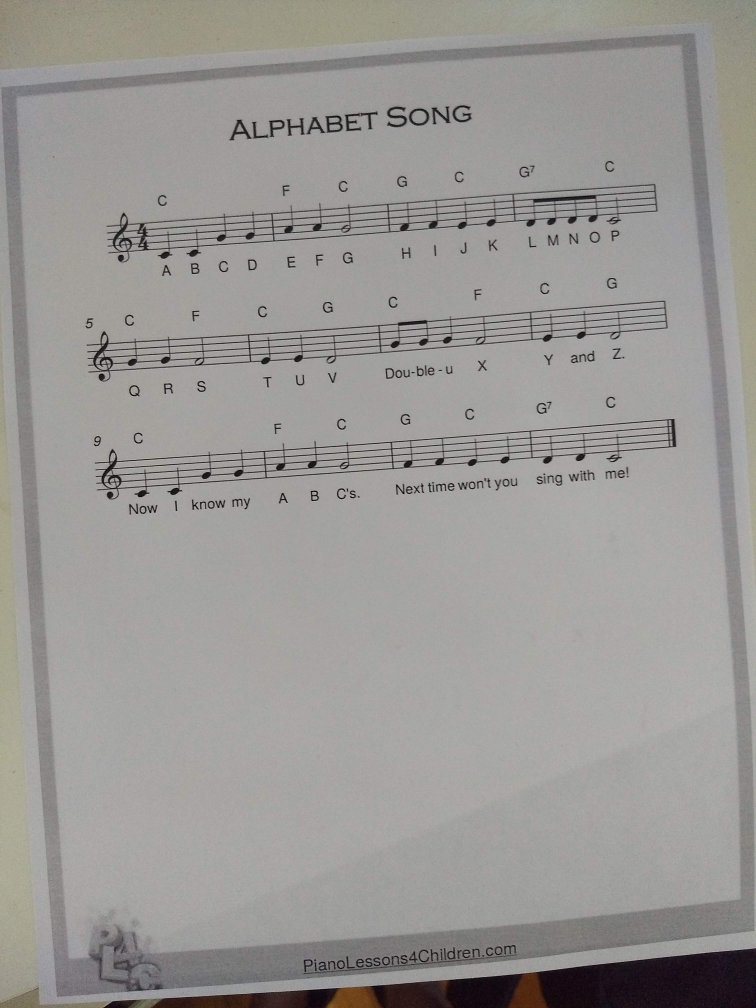
#> input picture project_ws/src/project_pkg/src/sheet_music/images/IMG_20191122_104017923.jpg, 3024 x 4032 px (shown at 1/4 size)
$ python -i preprocessing.py   (imports and definitions only)   (older library calls are emulated)
#> lines starting #> are read from the running program, lines starting #| are printed output that depends on the picture
#> further down, picture is the input picture: shape (4032, 3024, 3); mean B, G, R 149.4, 151.8, 154.2
import cv2 as cv
import numpy as np
from extensions import show_wait_destroy
from extensions import width, height

# Apply binary thresholding to the image
# returned image will consist of values {0, 255}
# [8 lines left out: function binary_threshold, not called in this run]

def remove_shadows(img):
    rgb_planes = cv.split(img)

    result_planes = []
    result_norm_planes = []
    for plane in rgb_planes:
        dilated_img = cv.dilate(plane, np.ones((7,7), np.uint8))
        bg_img = cv.medianBlur(dilated_img, 21)
        diff_img = 255 - cv.absdiff(plane, bg_img)
        norm_img = cv.normalize(diff_img,None, alpha=0, beta=255, norm_type=cv.NORM_MINMAX, dtype=cv.CV_8UC1)
        result_planes.append(diff_img)
        result_norm_planes.append(norm_img)
#> this loop made 3 passes
#> pass 1, in remove_shadows, `dilated_img = cv.dilate(plane, np.ones((7,7), np.uint8))`:
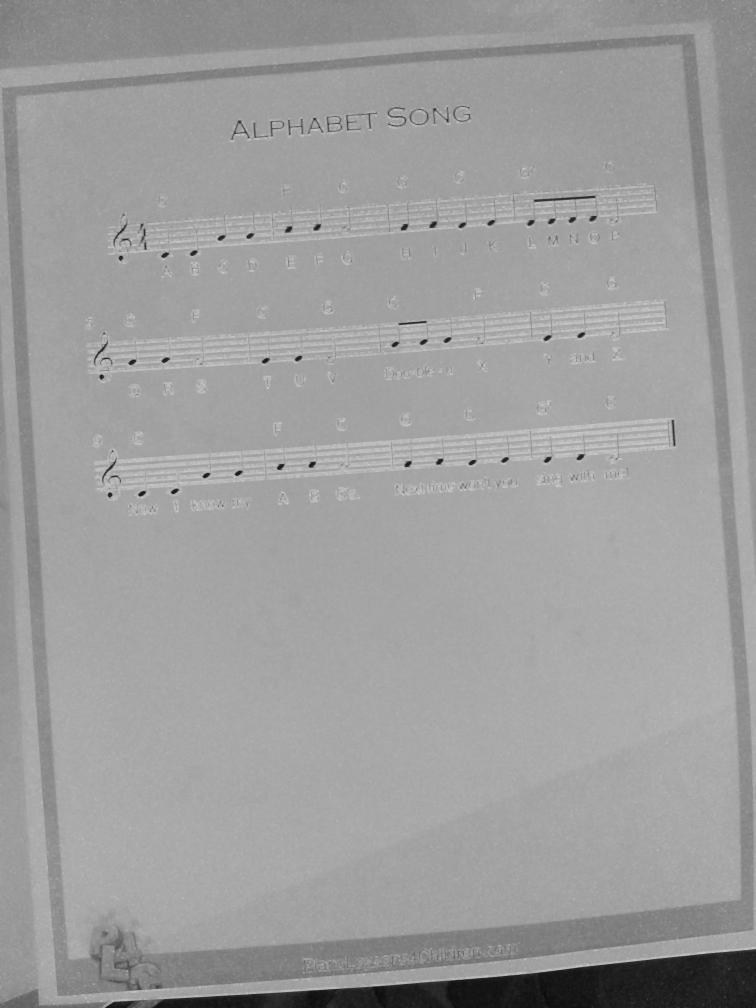
#> dilated_img: shape (4032, 3024) (shown at 1/4 size); min 8, max 207, mean 157.6
#> pass 1, in remove_shadows, `diff_img = 255 - cv.absdiff(plane, bg_img)`:
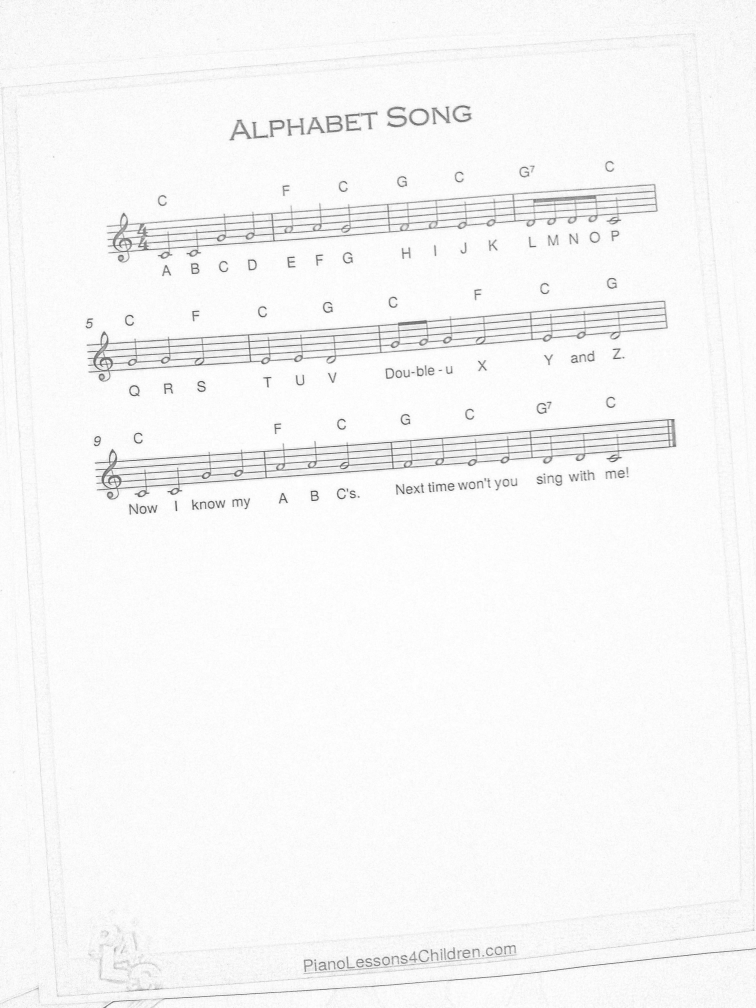
#> diff_img: shape (4032, 3024) (shown at 1/4 size); min 67, max 255, mean 246.8
#> after the loop:
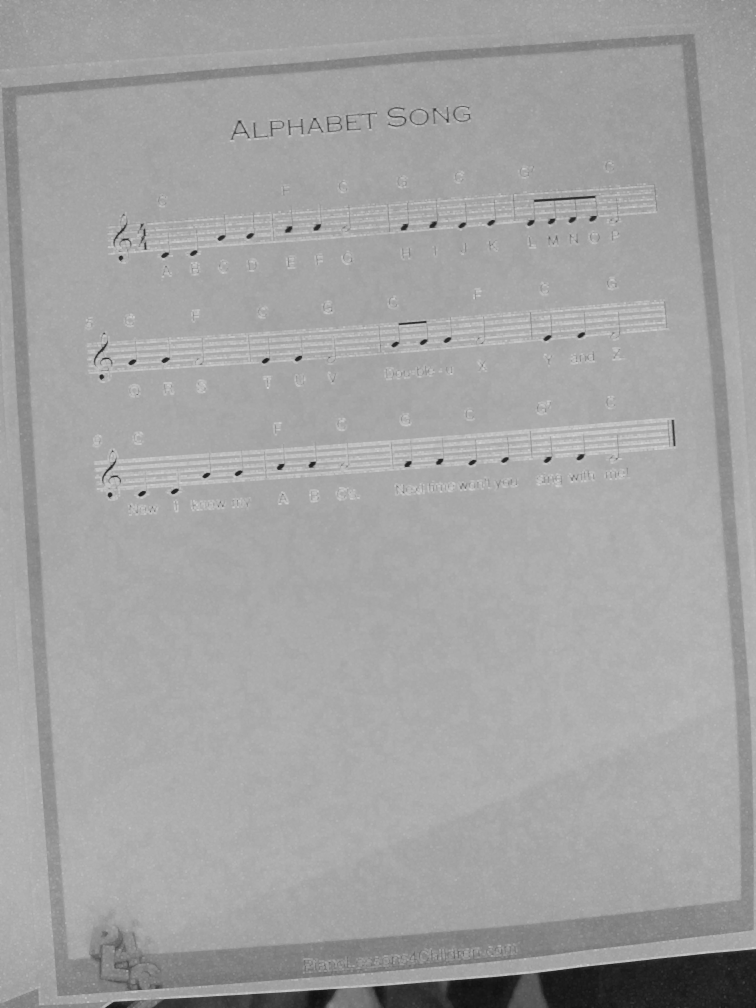
#> dilated_img: shape (4032, 3024) (shown at 1/4 size); min 15, max 212, mean 162.4
#> after the loop, result_norm_planes = 3 items; result_planes = 3 items

    result = cv.merge(result_planes)
    result_norm = cv.merge(result_norm_planes)

    return result, result_norm

# [53 lines left out: functions calc_runs, dist_to_nearest, remove_isolated_pixels, remove_text, not called in this run]

>>> import cv2
>>> picture = cv2.imread('images/IMG_20191122_104017923.jpg')
>>> result = remove_shadows(picture)

$ run again, on project_ws/src/project_pkg/src/sheet_music/images/IMG_20191122_104022368.jpg
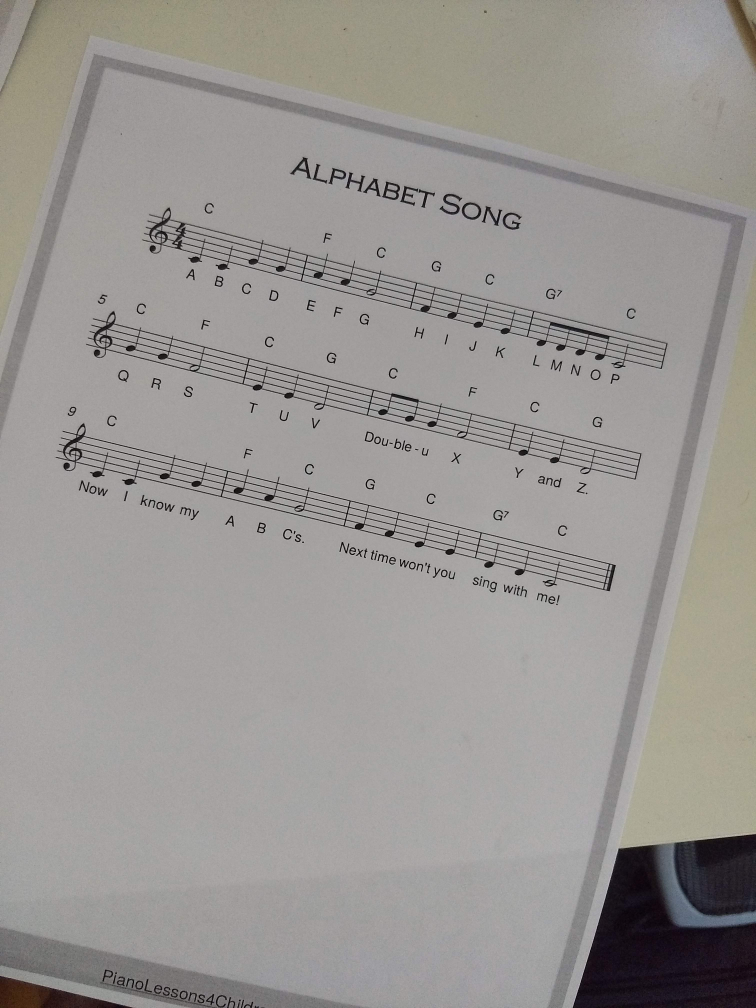
#> input picture project_ws/src/project_pkg/src/sheet_music/images/IMG_20191122_104022368.jpg, 3024 x 4032 px (shown at 1/4 size)
#> picture is the input picture: shape (4032, 3024, 3); mean B, G, R 146.9, 149.9, 153.3
#> the loop in remove_shadows, `for plane in rgb_planes:` made 3 passes
#> pass 1, in remove_shadows, `diff_img = 255 - cv.absdiff(plane, bg_img)`:
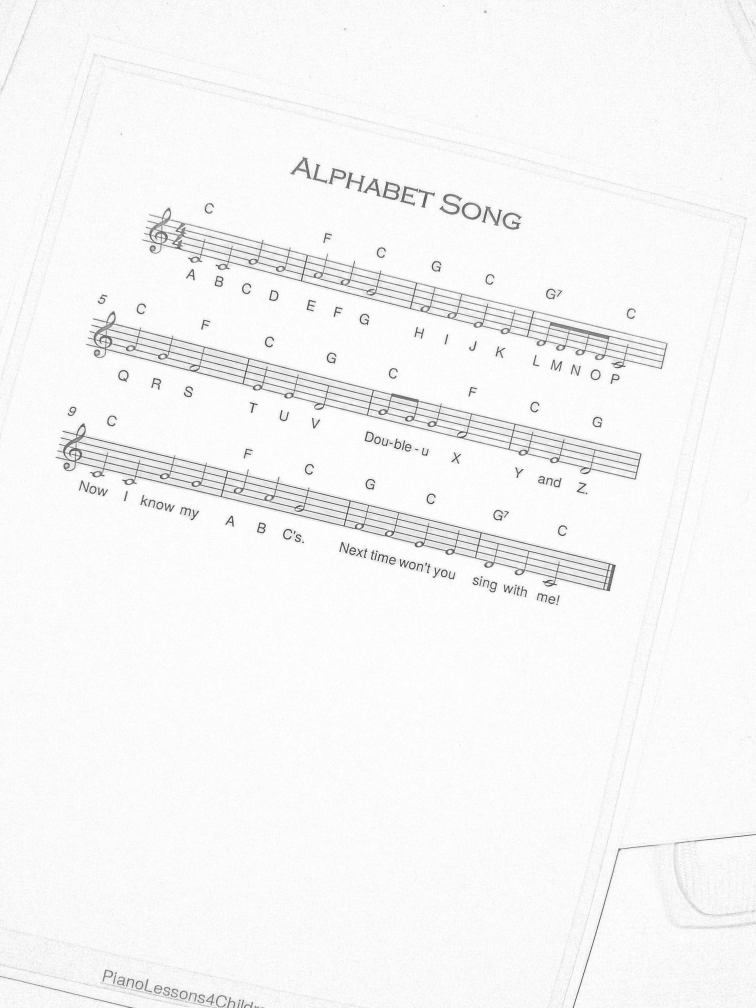
#> diff_img: shape (4032, 3024) (shown at 1/4 size); min 61, max 255, mean 246.4
#> after the loop in remove_shadows, `for plane in rgb_planes:`:
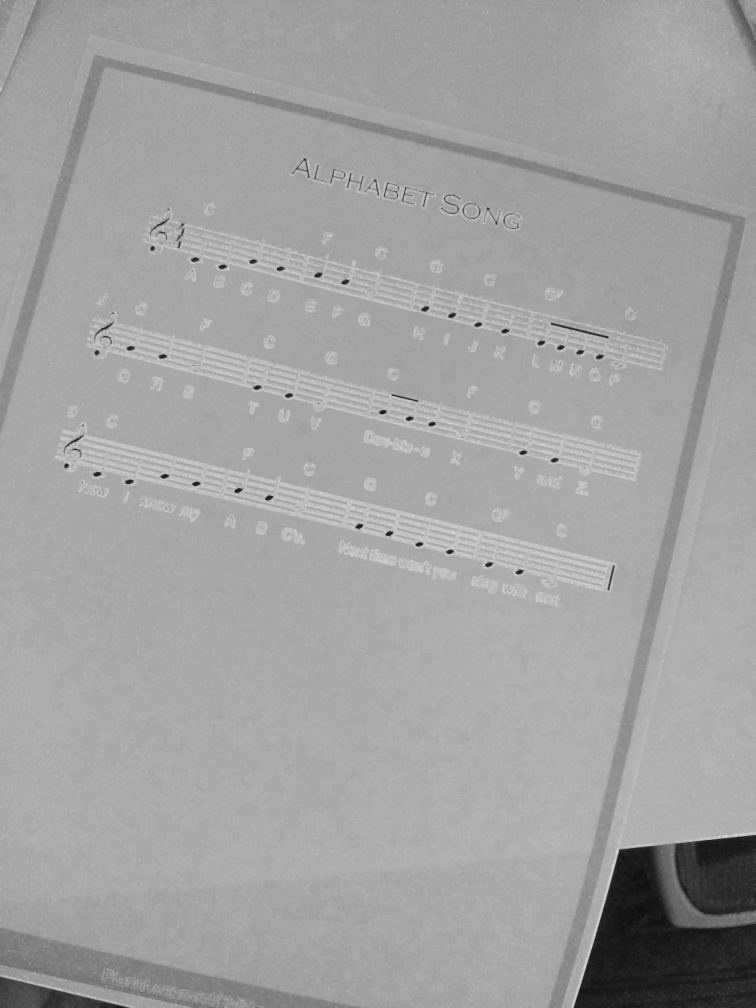
#> dilated_img: shape (4032, 3024) (shown at 1/4 size); min 13, max 218, mean 161.8
#> after the loop in remove_shadows, `for plane in rgb_planes:`: result_norm_planes = 3 items

$ run again, on project_ws/src/project_pkg/src/sheet_music/images/IMG_20191122_104029975.jpg
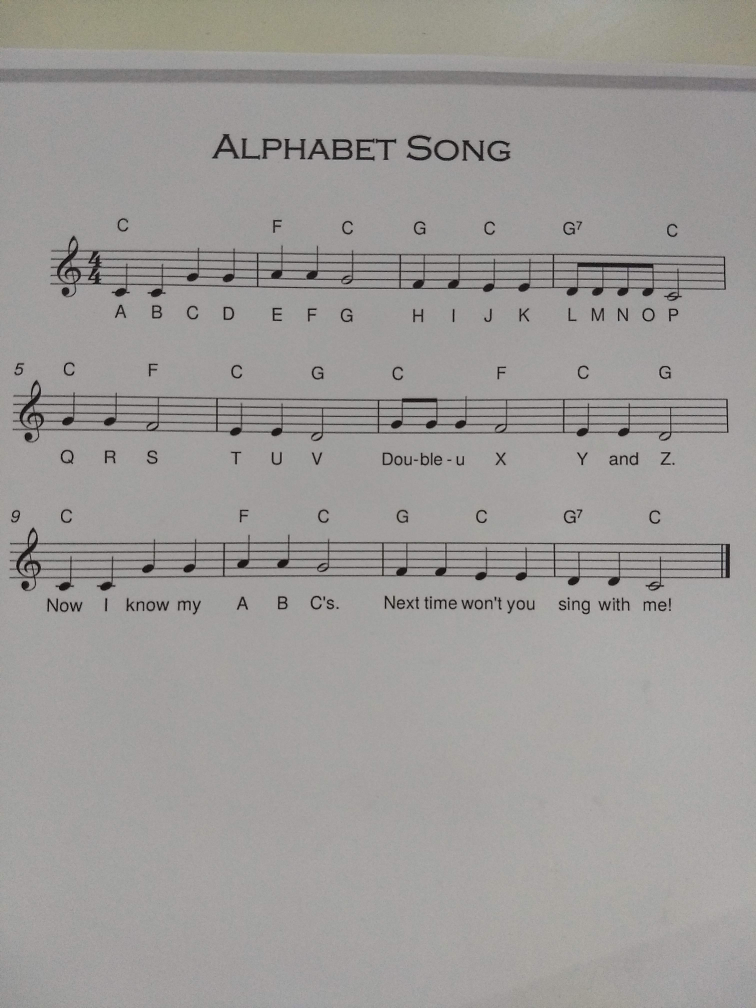
#> input picture project_ws/src/project_pkg/src/sheet_music/images/IMG_20191122_104029975.jpg, 3024 x 4032 px (shown at 1/4 size)
#> picture is the input picture: shape (4032, 3024, 3); mean B, G, R 152.7, 154.8, 157.4
#> the loop in remove_shadows, `for plane in rgb_planes:` made 3 passes
#> pass 1, in remove_shadows, `dilated_img = cv.dilate(plane, np.ones((7,7), np.uint8))`:
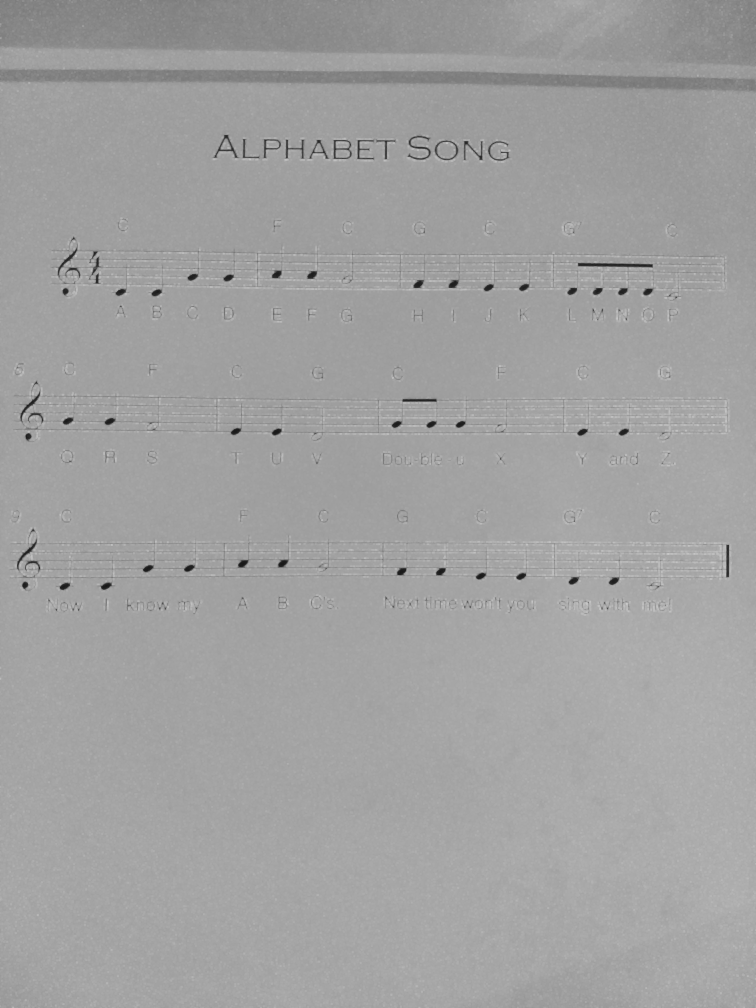
#> dilated_img: shape (4032, 3024) (shown at 1/4 size); min 22, max 201, mean 160.8
#> pass 1, in remove_shadows, `diff_img = 255 - cv.absdiff(plane, bg_img)`:
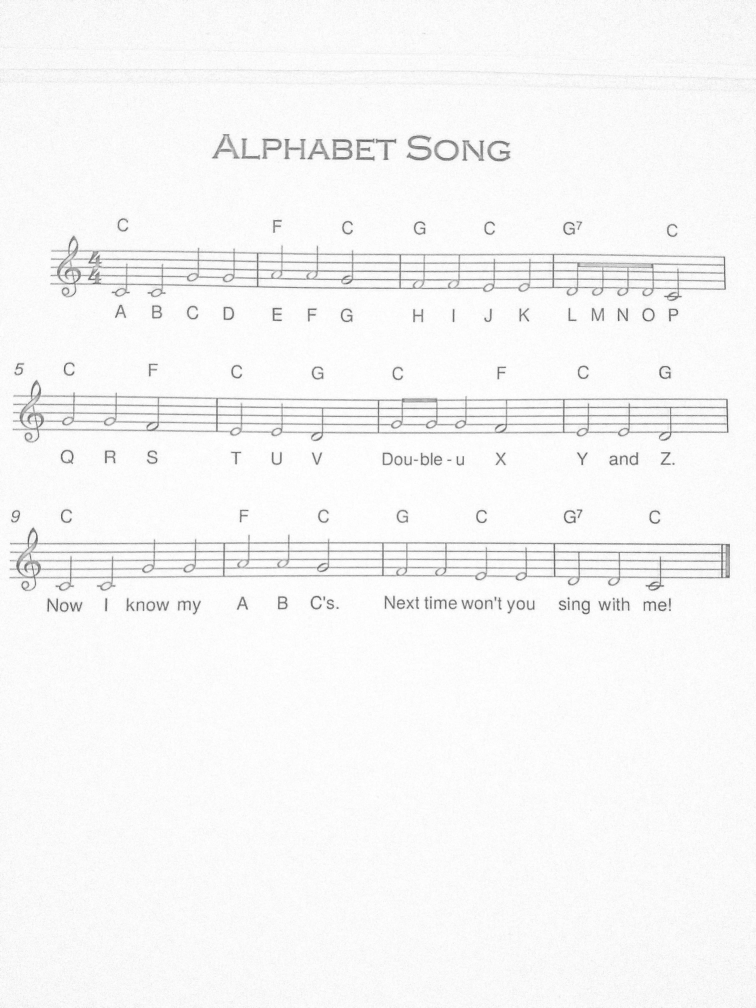
#> diff_img: shape (4032, 3024) (shown at 1/4 size); min 67, max 255, mean 246.6
#> after the loop in remove_shadows, `for plane in rgb_planes:`: result_norm_planes = 3 items

$ run again, on project_ws/src/project_pkg/src/sheet_music/images/IMG_20191122_104035472.jpg
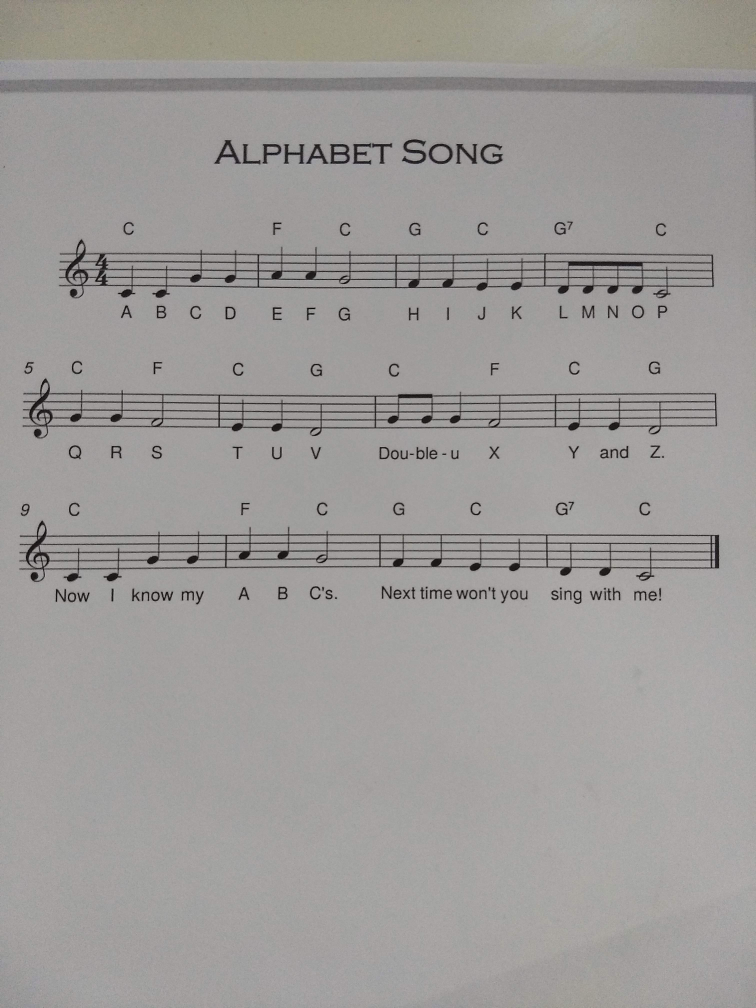
#> input picture project_ws/src/project_pkg/src/sheet_music/images/IMG_20191122_104035472.jpg, 3024 x 4032 px (shown at 1/4 size)
#> picture is the input picture: shape (4032, 3024, 3); mean B, G, R 152.9, 154.9, 157.6
#> the loop in remove_shadows, `for plane in rgb_planes:` made 3 passes
#> pass 1, in remove_shadows, `dilated_img = cv.dilate(plane, np.ones((7,7), np.uint8))`:
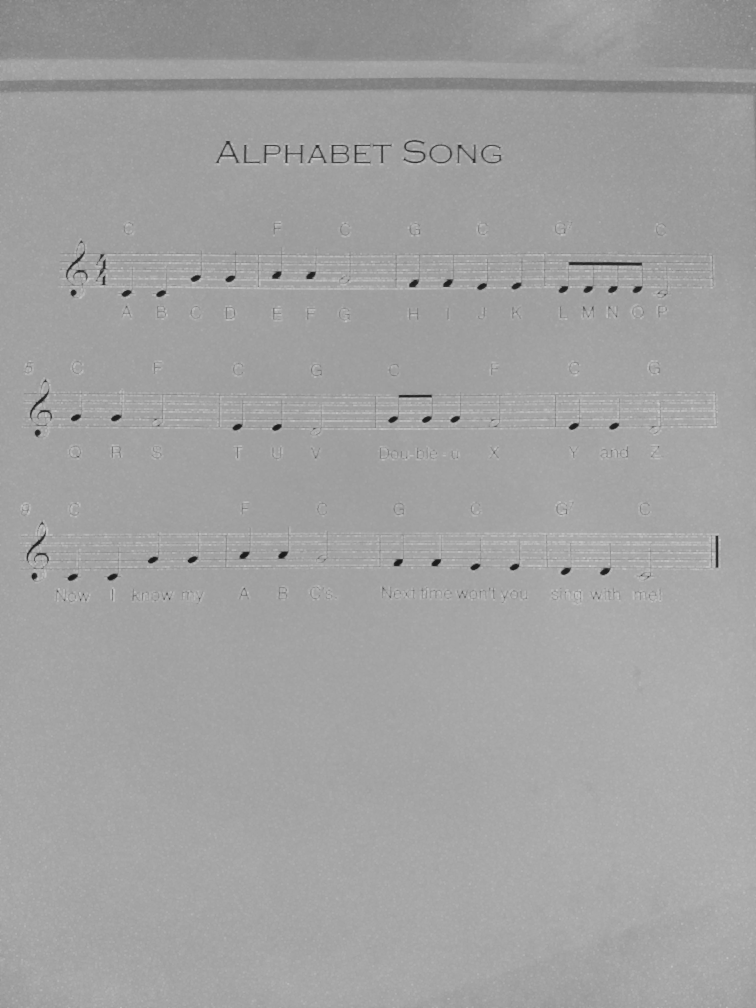
#> dilated_img: shape (4032, 3024) (shown at 1/4 size); min 22, max 201, mean 161.2
#> pass 1, in remove_shadows, `diff_img = 255 - cv.absdiff(plane, bg_img)`:
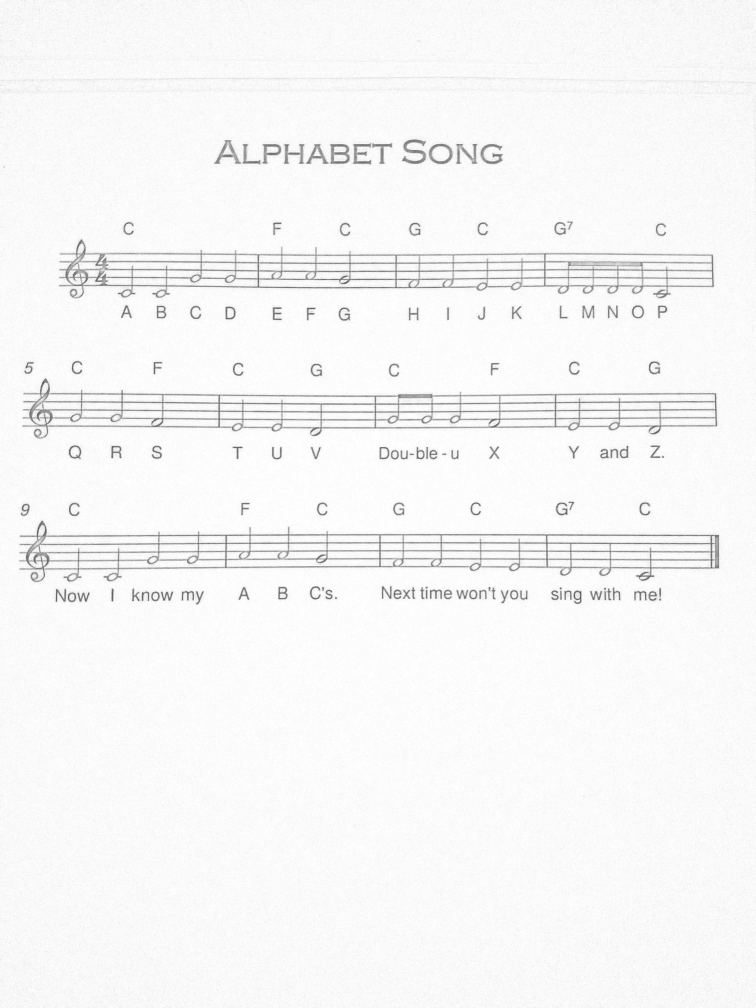
#> diff_img: shape (4032, 3024) (shown at 1/4 size); min 69, max 255, mean 246.6
#> after the loop in remove_shadows, `for plane in rgb_planes:`: result_norm_planes = 3 items
